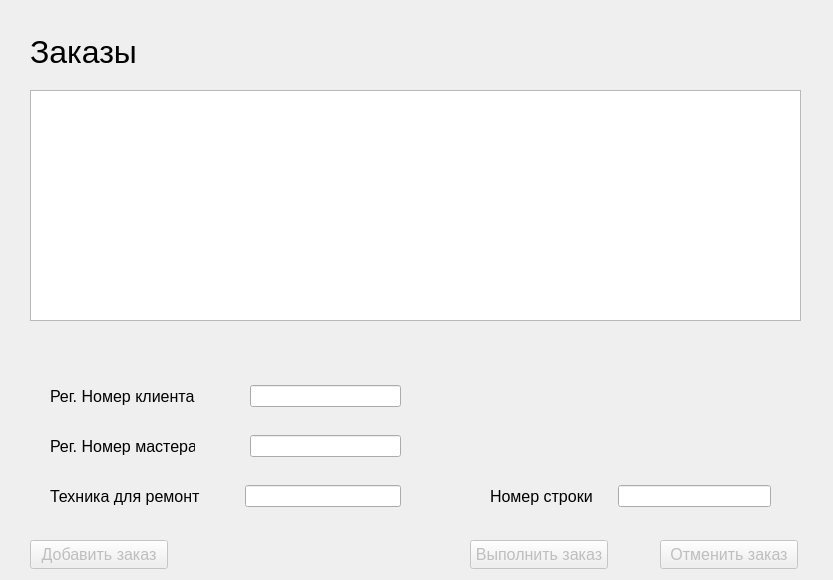
<?xml version="1.0" encoding="UTF-8"?>
<ui version="4.0">
 <class>OrdersMenu</class>
 <widget class="QWidget" name="OrdersMenu">
  <property name="geometry">
   <rect>
    <x>0</x>
    <y>0</y>
    <width>833</width>
    <height>580</height>
   </rect>
  </property>
  <property name="minimumSize">
   <size>
    <width>833</width>
    <height>580</height>
   </size>
  </property>
  <property name="maximumSize">
   <size>
    <width>833</width>
    <height>580</height>
   </size>
  </property>
  <property name="windowTitle">
   <string>Управление Заказами</string>
  </property>
  <property name="windowIcon">
   <iconset theme="QIcon::ThemeIcon::DocumentProperties"/>
  </property>
  <widget class="QPushButton" name="AddOrder">
   <property name="enabled">
    <bool>false</bool>
   </property>
   <property name="geometry">
    <rect>
     <x>30</x>
     <y>540</y>
     <width>138</width>
     <height>29</height>
    </rect>
   </property>
   <property name="font">
    <font>
     <pointsize>12</pointsize>
    </font>
   </property>
   <property name="text">
    <string>Добавить заказ</string>
   </property>
  </widget>
  <widget class="QWidget" name="layoutWidget_3">
   <property name="geometry">
    <rect>
     <x>490</x>
     <y>480</y>
     <width>281</width>
     <height>33</height>
    </rect>
   </property>
   <layout class="QHBoxLayout" name="NumOfRowLayout">
    <property name="spacing">
     <number>25</number>
    </property>
    <item>
     <widget class="QLabel" name="NumOfRowLabel">
      <property name="font">
       <font>
        <pointsize>12</pointsize>
       </font>
      </property>
      <property name="text">
       <string>Номер строки</string>
      </property>
     </widget>
    </item>
    <item>
     <widget class="QLineEdit" name="NumOfRowEdit"/>
    </item>
   </layout>
  </widget>
  <widget class="QLabel" name="MainTitle">
   <property name="geometry">
    <rect>
     <x>30</x>
     <y>30</y>
     <width>132</width>
     <height>43</height>
    </rect>
   </property>
   <property name="font">
    <font>
     <pointsize>24</pointsize>
    </font>
   </property>
   <property name="toolTipDuration">
    <number>1</number>
   </property>
   <property name="text">
    <string>Заказы</string>
   </property>
  </widget>
  <widget class="QPushButton" name="RemoveOrder">
   <property name="enabled">
    <bool>false</bool>
   </property>
   <property name="geometry">
    <rect>
     <x>660</x>
     <y>540</y>
     <width>138</width>
     <height>29</height>
    </rect>
   </property>
   <property name="font">
    <font>
     <pointsize>12</pointsize>
    </font>
   </property>
   <property name="text">
    <string>Отменить заказ</string>
   </property>
  </widget>
  <widget class="QWidget" name="layoutWidget">
   <property name="geometry">
    <rect>
     <x>50</x>
     <y>380</y>
     <width>351</width>
     <height>33</height>
    </rect>
   </property>
   <layout class="QHBoxLayout" name="RegNumClientLayout">
    <property name="spacing">
     <number>55</number>
    </property>
    <item>
     <widget class="QLabel" name="RegNumClientLabel">
      <property name="font">
       <font>
        <pointsize>12</pointsize>
       </font>
      </property>
      <property name="text">
       <string>Рег. Номер клиента</string>
      </property>
     </widget>
    </item>
    <item>
     <widget class="QLineEdit" name="RegNumClientEdit">
      <property name="maxLength">
       <number>30</number>
      </property>
     </widget>
    </item>
   </layout>
  </widget>
  <widget class="QTableView" name="OrdersTable">
   <property name="geometry">
    <rect>
     <x>30</x>
     <y>90</y>
     <width>771</width>
     <height>231</height>
    </rect>
   </property>
   <property name="sizePolicy">
    <sizepolicy hsizetype="Fixed" vsizetype="Fixed">
     <horstretch>0</horstretch>
     <verstretch>0</verstretch>
    </sizepolicy>
   </property>
  </widget>
  <widget class="QWidget" name="layoutWidget_2">
   <property name="geometry">
    <rect>
     <x>50</x>
     <y>430</y>
     <width>351</width>
     <height>33</height>
    </rect>
   </property>
   <layout class="QHBoxLayout" name="RegNumMasterLayout">
    <property name="spacing">
     <number>55</number>
    </property>
    <item>
     <widget class="QLabel" name="RegNumMasterLabel">
      <property name="maximumSize">
       <size>
        <width>145</width>
        <height>16777215</height>
       </size>
      </property>
      <property name="font">
       <font>
        <pointsize>12</pointsize>
       </font>
      </property>
      <property name="text">
       <string>Рег. Номер мастера</string>
      </property>
     </widget>
    </item>
    <item>
     <widget class="QLineEdit" name="RegNumMasterEdit">
      <property name="maxLength">
       <number>30</number>
      </property>
     </widget>
    </item>
   </layout>
  </widget>
  <widget class="QWidget" name="layoutWidget_4">
   <property name="geometry">
    <rect>
     <x>50</x>
     <y>480</y>
     <width>351</width>
     <height>33</height>
    </rect>
   </property>
   <layout class="QHBoxLayout" name="ThingLayout">
    <property name="spacing">
     <number>45</number>
    </property>
    <item>
     <widget class="QLabel" name="ThingLabel">
      <property name="maximumSize">
       <size>
        <width>150</width>
        <height>16777215</height>
       </size>
      </property>
      <property name="font">
       <font>
        <pointsize>12</pointsize>
       </font>
      </property>
      <property name="text">
       <string>Техника для ремонта</string>
      </property>
     </widget>
    </item>
    <item>
     <widget class="QLineEdit" name="ThingEdit">
      <property name="maxLength">
       <number>30</number>
      </property>
     </widget>
    </item>
   </layout>
  </widget>
  <widget class="QPushButton" name="ExecuteOrder">
   <property name="enabled">
    <bool>false</bool>
   </property>
   <property name="geometry">
    <rect>
     <x>470</x>
     <y>540</y>
     <width>138</width>
     <height>29</height>
    </rect>
   </property>
   <property name="font">
    <font>
     <pointsize>12</pointsize>
    </font>
   </property>
   <property name="text">
    <string>Выполнить заказ</string>
   </property>
  </widget>
 </widget>
 <resources/>
 <connections/>
</ui>
